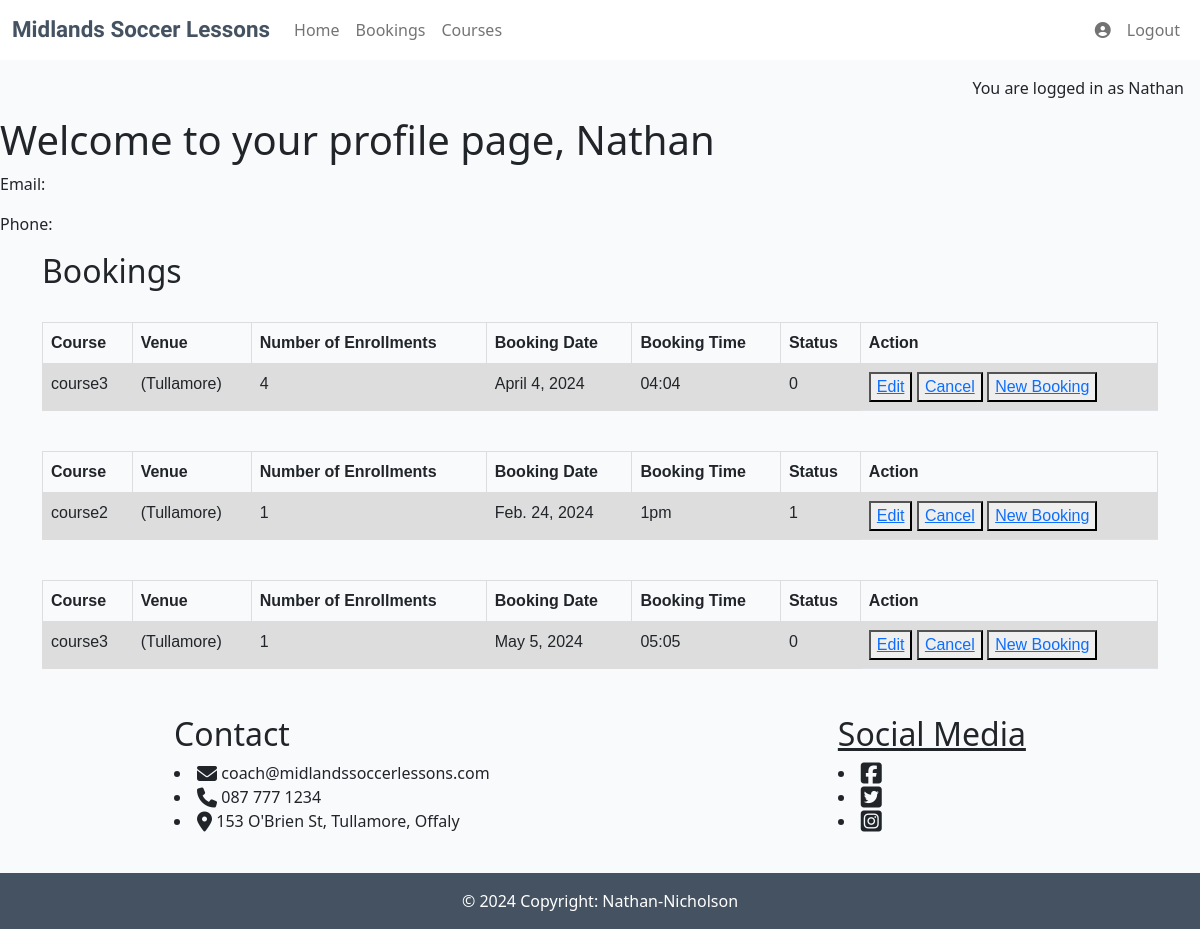
/profile/ (signed in), run on an earlier commit of the app's database.
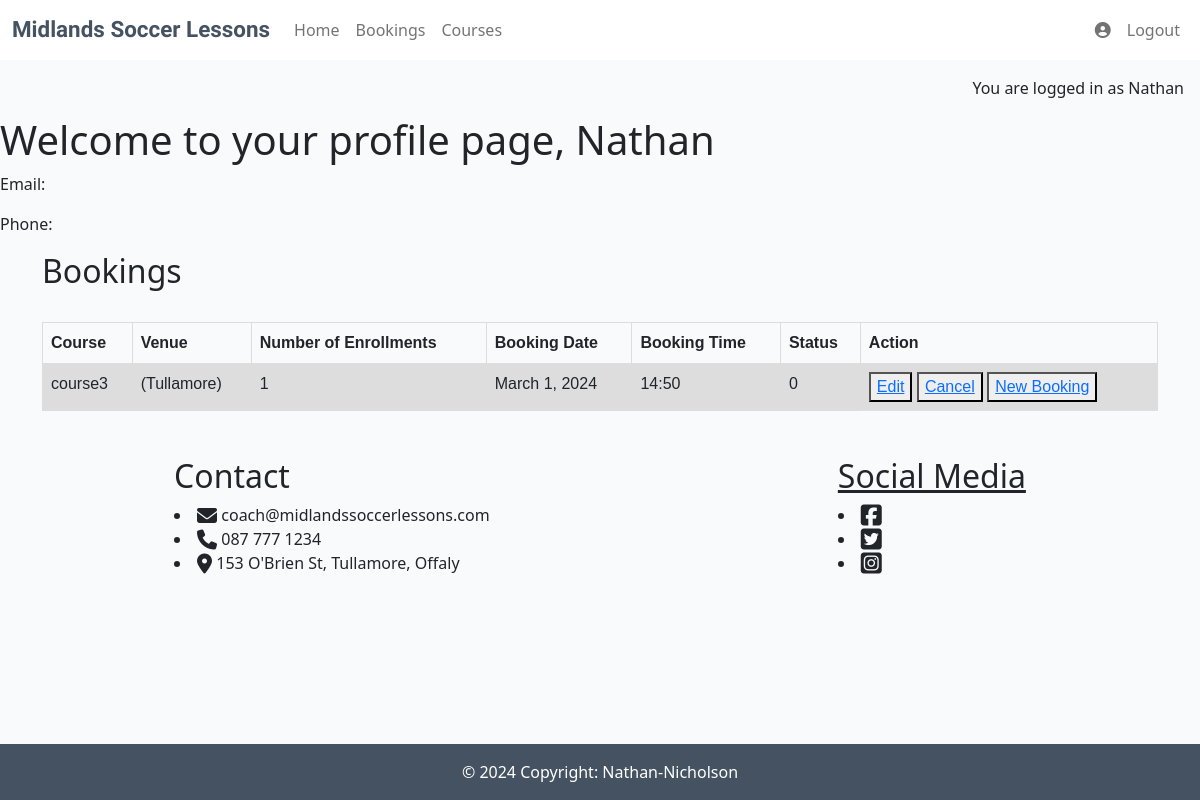
And on a later commit of the database.
### soccer/models.py (models this page shows, shortened)
class Booking(models.Model):
    course_choice = [
        ('course1', "COURSE1 - Boys Aged 7-14 (60euros per boy)"),
        ('course2', "COURSE2 - Boys Aged 14-21 (80euros per boy)"),
        ('course3', "COURSE3 - Girls Aged 9-14 (40euros per girl)"),
    ]
    user = models.ForeignKey(
        User, on_delete=models.CASCADE,
        related_name="soccer"
    )
    first_name = models.CharField(max_length=20)
    last_name = models.CharField(max_length=20)
    course_selection = models.CharField(max_length=100, choices=course_choice)
    email = models.EmailField()
    contact_phone = models.CharField(max_length=15, null=False, blank=False)
    booking_date = models.DateField(null=False, blank=False)
    booking_time = models.CharField(null=False, blank=False, max_length=5)
    number_of_attendees = models.IntegerField(default=1, blank=False)
    booking_status = models.IntegerField(choices=BOOKING_STATUS, default=0)

### soccer/views.py (the view)
# urls.py: path('profile/', views.profile, name='profile'),
def profile(request):
    context = {}
    form = BookingForm()
    bookings = Booking.objects.all()
    if 'save' in request.POST:
        form = BookingForm(request.POST)
    if form.is_valid():
        form.save()
    elif 'delete' in request.POST:
        pk = request.POST.get('delete')
        booking = Booking.objects.get(id=pk)
        booking.delete()
    elif 'edit' in request.POST:
        pk = request.POST.get('edit')
        booking = Booking.objects.get(id=pk)
        form = BookingForm(instance=booking)
    context['form'] = form
    return render(request, "soccer/profile.html", {'bookings': bookings})

### soccer/templates/soccer/profile.html
{% extends "base.html" %}
{% load static %}
{% url 'profile' as profile_url %}
{% block content %}
<h1>Welcome to your profile page, {{ user.username }}</h1>
<div>
  <p>Email: {{ user.email }}</p>
  <p>Phone: {{ booking.phone }}</p>
</div>
<div class="container">
    <div><h2>Bookings</h2>
        <div class="bookings">
          {% for booking in bookings %}
          {% if user == booking.user %}
        <table class="table">
          <tr class="tr">
            <th class="th">Course</th><br>
            <th class="th">Venue</th>
            <th class="th">Number of Enrollments</th>
            <th class="th">Booking Date</th>
            <th class="th">Booking Time</th>
            <th class="th">Status</th>
            <th class="th">Action</th>
          </tr>
          <tr class="tr">
            <div class="booking">
              <td class="td">{{ booking.course_selection }}</td>
            </div>
            <td class="td">(Tullamore)</td>
            <td class="td">{{ booking.number_of_attendees }}</td>
            <td class="td">{{ booking.booking_date }}</td>
            <td class="td">{{ booking.booking_time }}</td>
            <td class="td">{{ booking.booking_status }}</td>
            <td><button formnovalidate name="edit" value="{{ booking.id }}"><a  href="{% url 'edit_booking' booking.id %}">Edit</a></button>
              <button formnovalidate name="delete" value="{{  booking.id }}" type="submit" onclick="return confirm('Are you sure you want to CANCEL your booking?');"><a href="{% url 'delete_booking' booking.id %}">Cancel</a></button>
              <button id="myBtn" name="save" value="{{  booking.id }}"><a href="{% url 'bookings' %}">New Booking</a></button></td>
          </tr>
        </table>
        {% endif %}
        {% endfor %}
      </div>
    </div>
  </div>
{% endblock %}

### templates/base.html (shortened to what this page needs)
{% load static %}
{% url 'account_login' as login_url %}
{% url 'account_signup' as signup_url %}
{% url 'account_logout' as logout_url %}
<!DOCTYPE html>
<html class="h-100" lang="en">
<head>
    <link rel="stylesheet" href="{% static 'css/style.css' %}">
    <link href="https://cdn.jsdelivr.net/npm/bootstrap@5.0.1/dist/css/bootstrap.min.css" rel="stylesheet"
>
</head>
<body class="d-flex flex-column h-100 main-bg">
    <nav class="navbar navbar-expand-lg navbar-light bg-white">
        <div class="container-fluid">
            <a class="navbar-brand" href="{% url 'home' %}"><div class="logo-bg"><span class="logo">Midlands <span class="logo">Soccer </span><span
                        class="logo">Lessons</span></span></div></a>
            <div class="collapse navbar-collapse" id="navbarText" style="justify-content: space-between;">
                <ul class="navbar-nav nav-main-links">
                    <li class="nav-item">
                        <a class="nav-link {% if request.path == home_url %}active{% endif %}" aria-current="page"
                            href="{% url 'home' %}">Home</a>
                    </li>
                    <li class="nav-item">
                        <a class="nav-link {% if request.path == home_url %}active{% endif %}" aria-current="page"
                            href="{% url 'bookings' %}">Bookings</a>
                    </li>
                    <li class="nav-item">
                        <a class="nav-link {% if request.path == home_url %}active{% endif %}" aria-current="page"
                            href="{% url 'courses' %}">Courses</a>
                    </li>
                </ul>
                <ul class="navbar-nav">
                    {% if user.is_authenticated %}
                    <li class="nav-item">
                        <a class="nav-link" href="{% url 'profile' %}"><i class="fa-solid fa-circle-user"></i></a>
                    </li>
                    <li class="nav-item">
                        <a class="nav-link {% if request.path == logout_url %}active{% endif %}" aria-current="page"
                        href="{% url 'account_logout' %}">Logout</a>
                    </li>
                    {% endif %}
                </ul>
            </div>
        </div>
    </nav>
    <main class="flex-shrink-0 main-bg">
        {% if user.is_authenticated %}
        <p class="text-end m-3">You are logged in as {{ user.username }}</p>
        {% else %}
        <p class="text-end m-3">You are not logged in</p>
        {% endif %}
    </main>
    {% block content %}{% endblock content %}
<div class="end">
    <ui><h2 class="contact-title">Contact</h2>
        <li><i class="fa-solid fa-envelope fa-lg"></i> coach@midlandssoccerlessons.com</li>
        <li><i class="fa-solid fa-phone fa-lg"></i> 087 777 1234</li>
        <li><i class="fa-solid fa-location-dot fa-lg"></i>   153 O'Brien St, Tullamore, Offaly</li>
    </ui>
    <u><h2 class="social-media">Social Media</h2>
        <li><a href="https://www.facebook.com/" target="_blank"><i class="fa-brands fa-square-facebook fa-xl" aria-hidden="true" style="color:#212529;"></i></a></li>
        <li><a href="https://twitter.com/" target="_blank"><i class="fa-brands fa-square-twitter fa-xl" aria-hidden="true" style="color:#212529;"></i></a></li>
        <li><a href="https://www.instagram.com/" target="_blank"><i class="fa-brands fa-square-instagram fa-xl" aria-hidden="true" style="color:#212529;"></i></a></li>
    </u>
</div>
    <footer class="footer mt-auto py-3 dark-bg">
        <p class="m-0 text-center text-white">&copy; 2024 Copyright: Nathan-Nicholson</p>
    </footer>
</body>
</html>

### static/css/style.css (style rules this page uses)
body { background-color: #F9FAFC; }
.logo { font-family: 'Rubik Burned', sans-serif; font-size: 1.4rem; font-weight: 700; color: #445261; }
.dark-bg { background-color: #445261; }
.main-bg { background-color: #F9FAFC; }
.end { display: flex; justify-content: space-around; box-sizing: border-box; padding-top: 30px; padding-bottom: 40px; }
body, html { height: 100%; }
.table { font-family: arial, sans-serif; border-collapse: collapse; width: 100%; }
.td, .th { border: 1px solid #dddddd; text-align: left; padding: 8px; }
.tr:nth-child(even) { background-color: #dddddd; }

What changed in the data, as far as the page shows it:
removed Booking: course_selection "course3", number_of_attendees "4", booking_date "April 4, 2024", booking_time "04:04", booking_status "0"
removed Booking: course_selection "course2", number_of_attendees "1", booking_date "Feb. 24, 2024", booking_time "1pm", booking_status "1", {{ booking.id }} 5 (drawn)
removed Booking: course_selection "course3", number_of_attendees "1", booking_date "May 5, 2024", booking_time "05:05", booking_status "0", {{ booking.id }} 6 (drawn)
added Booking: course_selection "course3", number_of_attendees "1", booking_date "March 1, 2024", booking_time "14:50", booking_status "0", {{ booking.id }} 7 (drawn)
